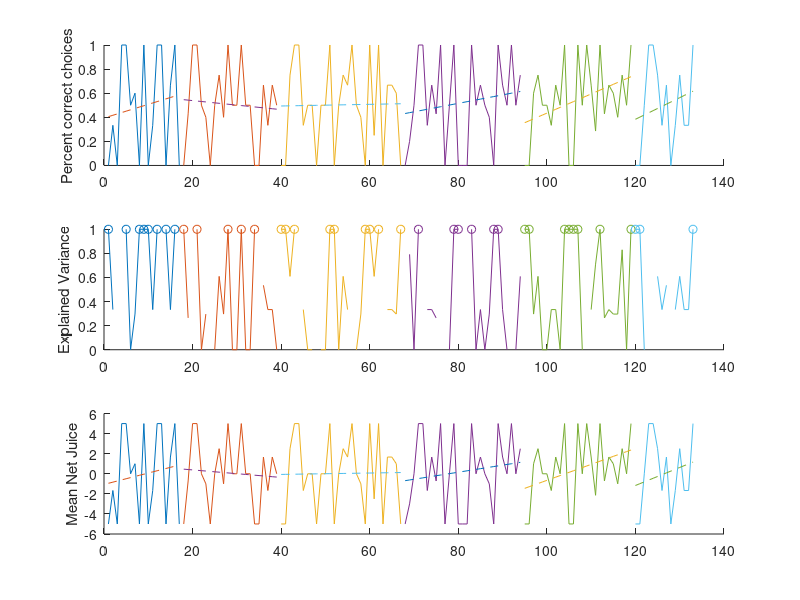

The MATLAB source for this figure: (Note: this script raises an error after producing the figure.)
clear all
clc
load('parsedMovieLogData.mat');

uniqueItems = unique(itemFile);

[s,v] = listdlg('PromptString','Select a item file:',...
    'SelectionMode','single',...
    'ListString',uniqueItems);

if v
    desiredItemFile = uniqueItems{s};
else
    return
end
%itemFile(end) = []; %why did i put this here?
thisItemIdx = find(not(cellfun('isempty',  strfind(itemFile, desiredItemFile))));

completedTrialsIdx = union( find(not(cellfun('isempty',  strfind(resp, 'Right')))),  find(not(cellfun('isempty',  strfind(resp, 'Left')))));

selectionIdx = intersect(thisItemIdx, completedTrialsIdx);


plotOnlyCertainValues = 1;
valuePair2Plot = [3 8];

thisItm_itemFile = itemFile(selectionIdx);
thisItm_cndFile = cndFile(selectionIdx);
thisItm_date = date(selectionIdx);
thisItm_time = time(selectionIdx);
thisItm_leftVal = leftVal(selectionIdx);
thisItm_rightVal = rightVal(selectionIdx);
thisItm_resp = resp(selectionIdx);
thisItm_correct = correct(selectionIdx);
thisItm_netJuice = netJuice(selectionIdx);

%plotNetJuiceTest = true;

if plotOnlyCertainValues
    
    theseValuesIdx = intersect(union(find(thisItm_leftVal == valuePair2Plot(1)), find(thisItm_leftVal == valuePair2Plot(2))), union(find(thisItm_rightVal == valuePair2Plot(1)), find(thisItm_rightVal == valuePair2Plot(2))));
    
    thisItm_itemFile = thisItm_itemFile(theseValuesIdx);
    thisItm_cndFile = thisItm_cndFile(theseValuesIdx);
    thisItm_date = thisItm_date(theseValuesIdx);
    thisItm_time = thisItm_time(theseValuesIdx);
    thisItm_leftVal = thisItm_leftVal(theseValuesIdx);
    thisItm_rightVal = thisItm_rightVal(theseValuesIdx);
    thisItm_resp = thisItm_resp(theseValuesIdx);
    thisItm_correct = thisItm_correct(theseValuesIdx);
    thisItm_netJuice = thisItm_netJuice(theseValuesIdx);
    
end

thisItm_uniqueDays = unique(thisItm_date);

plotColors = lines(size(thisItm_uniqueDays,2));

continousNetJuice = [];
tc = 0;

xIdx = 0;

figure(1), hold on;
subplot(3,3,1:3);

for d = 1:size(thisItm_uniqueDays,2)
    subplot(3,3,1:3);
    hold on
    ylim([0 1])
    ylabel('Percent correct choices');
    fprintf('%3d\tDate: %s', d, thisItm_date{1});
    
    thisDay_Idx = find(not(cellfun('isempty',  strfind(thisItm_date, thisItm_uniqueDays{d}))));
    
    thisDay_itemFile = thisItm_itemFile(thisDay_Idx);
    thisDay_cndFile = thisItm_cndFile(thisDay_Idx);
    thisDay_date = thisItm_date(thisDay_Idx);
    thisDay_time = thisItm_time(thisDay_Idx);
    thisDay_leftVal = thisItm_leftVal(thisDay_Idx);
    thisDay_rightVal = thisItm_rightVal(thisDay_Idx);
    thisDay_resp = thisItm_resp(thisDay_Idx);
    thisDay_correct = thisItm_correct(thisDay_Idx);
    thisDay_netJuice = thisItm_netJuice(thisDay_Idx);
    
    thisDay_uniqueBlocks = unique(thisDay_time);
    
    fprintf('\n');
    
    for b = 1:size(thisDay_uniqueBlocks,2)
        fprintf('\t%d Block', b);
        
        thisBlock_Idx = find(not(cellfun('isempty',  strfind(thisDay_time, thisDay_uniqueBlocks{b}))));
        
        thisBlock_itemFile = thisItm_itemFile(thisBlock_Idx);
        thisBlock_cndFile = thisItm_cndFile(thisBlock_Idx);
        thisBlock_date = thisItm_date(thisBlock_Idx);
        thisBlock_time = thisItm_time(thisBlock_Idx);
        thisBlock_leftVal = thisItm_leftVal(thisBlock_Idx);
        thisBlock_rightVal = thisItm_rightVal(thisBlock_Idx);
        thisBlock_resp = thisItm_resp(thisBlock_Idx);
        thisBlock_correct = thisItm_correct(thisBlock_Idx);
        thisBlock_netJuice = thisItm_netJuice(thisBlock_Idx);
        xIdx = xIdx+1;
        
        thisDayPerformanceY(b) = mean(thisBlock_correct);
        thisDayPerformanceX(b) = xIdx;
        thisDayNetJuice{b} = thisBlock_netJuice;
        thisDayNetJuiceBlockMeans(b) = mean(thisBlock_netJuice);
        
        [hPos(b),pVals(b)] = ttest(thisDayNetJuice{b});
        blockMeanNetJuice(b) = mean(thisDayNetJuice{b});
        
        
        for t =  1 : size(thisBlock_netJuice,2)
            tc = tc +1;
            continousNetJuice(tc) = thisBlock_netJuice(t);
        end
        
        fprintf('\n');
    end
    
    plot(thisDayPerformanceX, thisDayPerformanceY, 'color', plotColors(d, :));
    
    b1 = thisDayPerformanceX'\thisDayPerformanceY';
    X = [ones(length(thisDayPerformanceX'),1) thisDayPerformanceX'];
    b = X\thisDayPerformanceY';
    yCalc2 = X*b;
    yCalc1 = b1*thisDayPerformanceX;
    hold on;
    plot(thisDayPerformanceX,yCalc2,'--')
    
    
    subplot(3,3,4:6);
    %yyaxis left
    hold on
    plotPvals = 1 - pVals;
    
    plot(thisDayPerformanceX, plotPvals, 'color', plotColors(d, :));
    
    criticalVal = 0.05 / size(thisDay_uniqueBlocks,2);
    
    sigBlocks =  thisDayPerformanceX(find( pVals <= criticalVal));
    
    scatter(sigBlocks, (ones(1, numel(sigBlocks))), 'g*');
    
    ylim([0 1])
    ylabel('Explained Variance');
    
    
    subplot(3,3,7:9);
    hold on
    plot(thisDayPerformanceX, blockMeanNetJuice, 'color', plotColors(d, :));
    njb1 = thisDayPerformanceX'\blockMeanNetJuice';
    njX = [ones(length(thisDayPerformanceX'),1) thisDayPerformanceX'];
    njb = njX\blockMeanNetJuice';
    njyCalc2 = njX*njb;
    njyCalc1 = njb1*thisDayPerformanceX;
    hold on;
    plot(thisDayPerformanceX,njyCalc2,'--')
    ylabel('Mean Net Juice');
    
    
    clear thisDayPerformanceY thisDayPerformanceX pVals hPos blockMeanNetJuice
end

subplot(3,3,1:3);
hline(.5);
subplot(3,3,7:9);
hline(0);
